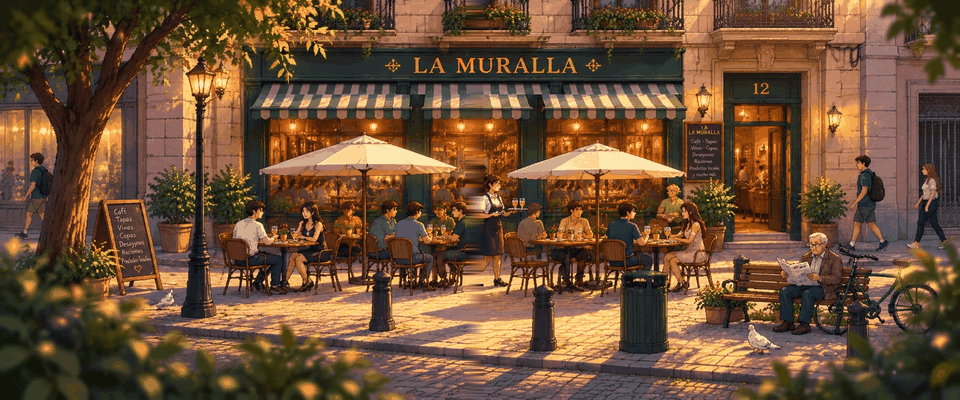
#> input picture tools/art/source/env-001-full.png, 960 x 400 px
$ python patch_env_sign.py ../../src/assets/pack/class-healer.png
#> lines starting #> are read from the running program, lines starting #| are printed output that depends on the picture; after the words box and inside, x2 and y2 are one past the last pixel; in counts of white or black regions, pixels touching at a corner belong together; pictures that were not available may be replaced by others from this repository, and a replacement may not be noted
"""RC-FIX-03: minimal patch of the "LA M_URALLA" defect baked into ENV-001.

ENV-001 (background.png, 960×400) is the same framing as the pack's
01_PRIMARY_CANON/01_LA_MURALLA_MASTER_CINEMATIC at scale 0.487, offset
(-10, +1) (found by minimising the mean pixel difference over the sign).
Only the 40×25 box around the broken M is replaced by the canon's pixels,
colour-matched to a ring around the box and feathered by ~1 px. Nothing else
in the background changes.

usage: python3 tools/art/patch_env_sign.py /path/to/SAVE_SLOT_02_CHATGPT_VISUAL_MASTER_PACK
"""
import sys
from pathlib import Path

import numpy as np
from PIL import Image, ImageFilter

PACK = Path(sys.argv[1])
BG = Path(__file__).resolve().parent / 'source/env-001-full.png'
SCALE, DX, DY = 0.487, -10, 1
BOX = (453, 52, 493, 77)  # x0, y0, x1, y1 in ENV-001 pixels

env = Image.open(BG).convert('RGBA')
#> env is the input picture: PIL image 960x400 RGBA; mean R, G, B, A 109.1, 78.9, 54, 255
cin = Image.open(PACK / '01_PRIMARY_CANON/01_LA_MURALLA_MASTER_CINEMATIC.png').convert('RGB')
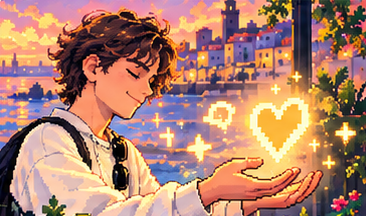
#> input picture src/assets/pack/class-healer.png, 366 x 216 px, given in place of 01_LA_MURALLA_MASTER_CINEMATIC.png, which was not available
#> cin is the input picture: PIL image 366x216 RGB; mean R, G, B 176.6, 130, 111.4
cin = cin.resize((round(cin.width * SCALE), round(cin.height * SCALE)), Image.LANCZOS)
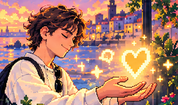
#> cin: PIL image 178x105 RGB; mean R, G, B 176.4, 130, 111.4
aligned = np.array(cin.crop((DX, DY, DX + env.width, DY + env.height))).astype(float)
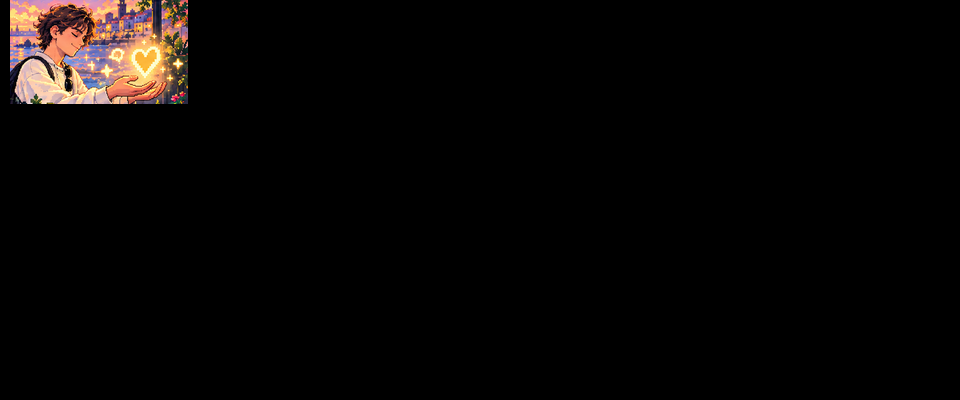
#> aligned: shape (400, 960, 3) float64; mean R, G, B 8.5, 6.3, 5.4

rgba = np.array(env)
rgb = rgba[:, :, :3].astype(float)
x0, y0, x1, y1 = BOX
ring = np.zeros(rgb.shape[:2], bool)
ring[y0 - 4 : y1 + 4, x0 - 6 : x1 + 6] = True
ring[y0:y1, x0:x1] = False
gain = (rgb[ring].mean(0) + 1) / (aligned[ring].mean(0) + 1)
#> gain = [41.47, 42.46, 37.37]
patch = np.clip(aligned * gain, 0, 255)
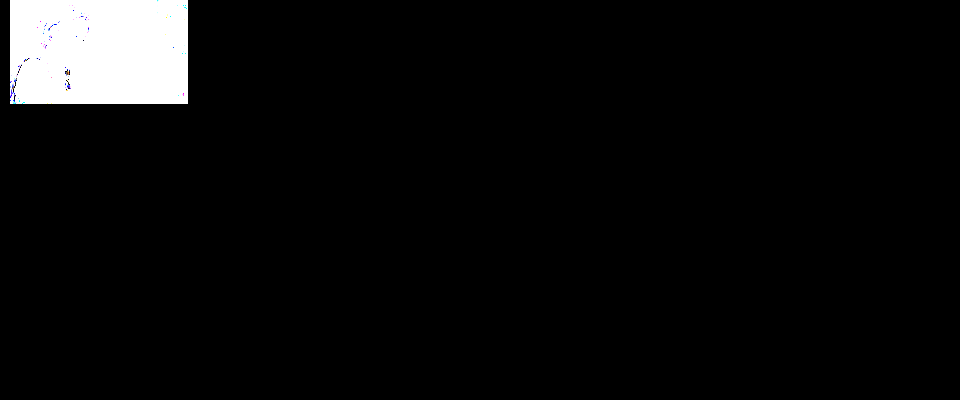
#> patch: shape (400, 960, 3) float64; mean R, G, B 12.2, 12.2, 12.3

mask = np.zeros(rgb.shape[:2], 'uint8')
mask[y0:y1, x0:x1] = 255
m = np.array(Image.fromarray(mask).filter(ImageFilter.GaussianBlur(1.2))).astype(float)[..., None] / 255
rgba[:, :, :3] = (rgb * (1 - m) + patch * m).round().astype('uint8')
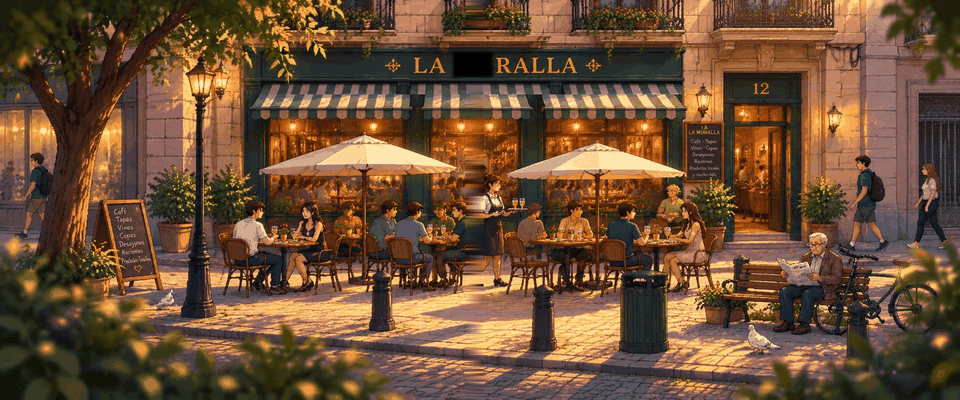
#> rgba: shape (400, 960, 4); 0.35% of pixels changed, all inside (x1, y1, x2, y2) = (450, 49, 496, 80)
Image.fromarray(rgba).save(BG, optimize=True)
print('patched', BG)
